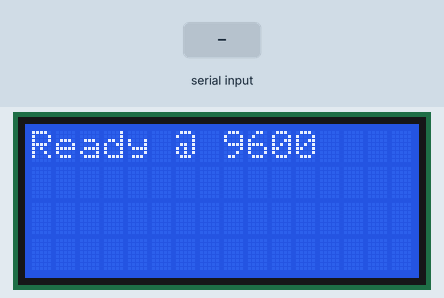
Bench run of a sketch on a simulated Arduino Uno, built with avr-gcc and run on an emulated ATmega328P. On the bench: 16×4 character LCD. The inputs (shaded band) are chosen by the test bench.

Above: at 1.2 s.
1.3 s: "1\n" received over Serial
At 2.0 s:
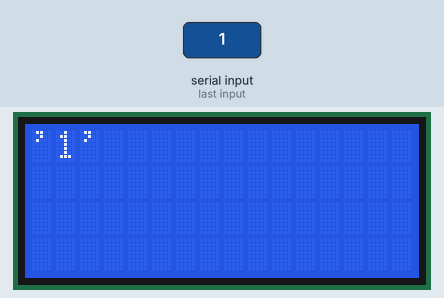
2.8 s: "0\n" received over Serial
At 3.1 s:
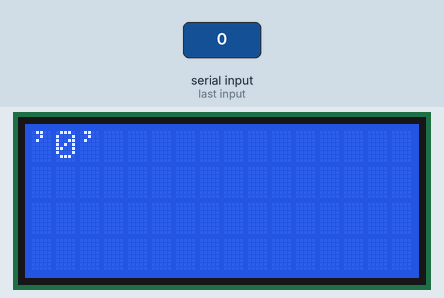
4.3 s: "2\n" received over Serial
At 5.4 s:
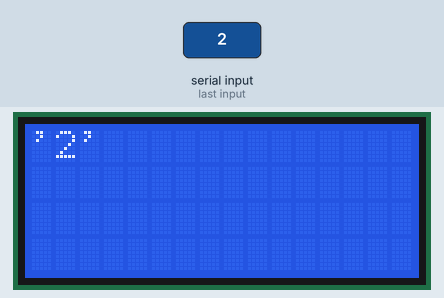
Timing chart, 0 to 7.3 s (numbered marks = the images above; inputs shaded):
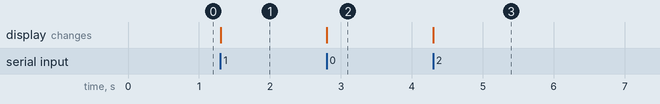

Measured:
- after the input at 1.3 s, the display: changes at once (image 1)
- after the input at 2.8 s, the display: changes at once (image 2)
- after the input at 4.3 s, the display: changes at once (image 3)

The sketch:

TestHarness.ino
```cpp
// (licence header left out)
// include the library code:
#include <LiquidCrystal.h>

const int rs = 12, en = 11, d4 = 5, d5 = 4, d6 = 3, d7 = 2;
LiquidCrystal lcd(rs, en, d4, d5, d6, d7);

void setup() {
  // initialize serial:
  Serial.begin(9600);
  lcd.begin(16, 4);
  lcd.print("Ready @ 9600");
}

void loop() {
  // if there's any serial available, read it:
  String full_input;
  while (Serial.available() > 0) {
    // set the cursor to (16,0):
    lcd.setCursor(16, 1);
    // set the display to automatically scroll:
    lcd.clear();
    String input = Serial.readStringUntil('\n');
    lcd.print("'");
    lcd.print(input);
    lcd.print("'");
  }
}
```
